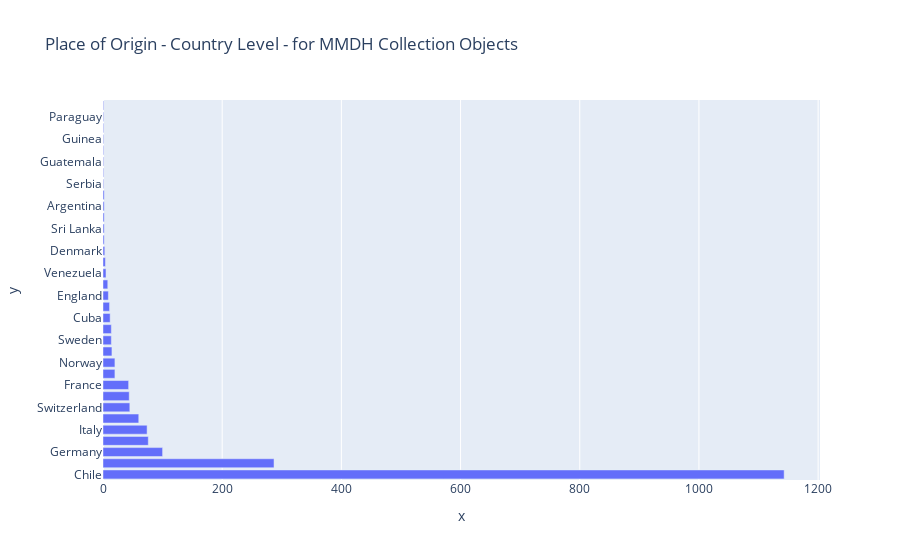

Notebook code for this chart:
### Code cell
fig = px.bar(mmdh_geo, x=mmdh_geo['Place of origin - Country'].value_counts(), y=mmdh_geo['Place of origin - Country'].value_counts().index, title='Place of Origin - Country Level - for MMDH Collection Objects', orientation='h')
fig.show()

### Figure 1 — Plotly figure (JSON) as saved in the notebook; plotly's stock layout.template omitted (floating-point values rounded to 4 significant figures)
{"data": [{"alignmentgroup": "True", "hovertemplate": "x=%{x}<br>y=%{y}<extra></extra>", "legendgroup": "", "marker": {"color": "#636efa", "pattern": {"shape": ""}}, "name": "", "offsetgroup": "", "orientation": "h", "showlegend": false, "textposition": "auto", "type": "bar", "x": [1143, 287, 100, 76, 74, 60, 45, 44, 43, 20, 20, 15, 14, 14, 12, 11, 9, 8, 5, 4, 3, 2, 2, 2, 2, 2, 1, 1, 1, 1, 1, 1, 1, 1], "xaxis": "x", "y": ["Chile", "Finland", "Germany", "Costa Rica", "Italy", "United States", "Switzerland", "Algeria", "France", "Spain", "Norway", "Uruguay", "Sweden", "Belgium", "Cuba", "México", "England", "Canada", "Venezuela", "Netherlands", "Denmark", "Brazil", "Sri Lanka", "Iraq", "Argentina", "Australia", "Serbia", "Bulgaria", "Guatemala", "Senegal", "Guinea", "Hungary", "Paraguay", "Portugal"], "yaxis": "y"}], "layout": {"barmode": "relative", "legend": {"tracegroupgap": 0}, "title": {"text": "Place of Origin - Country Level - for MMDH Collection Objects"}, "xaxis": {"anchor": "y", "domain": [0, 1], "title": {"text": "x"}}, "yaxis": {"anchor": "x", "domain": [0, 1], "title": {"text": "y"}}}}
